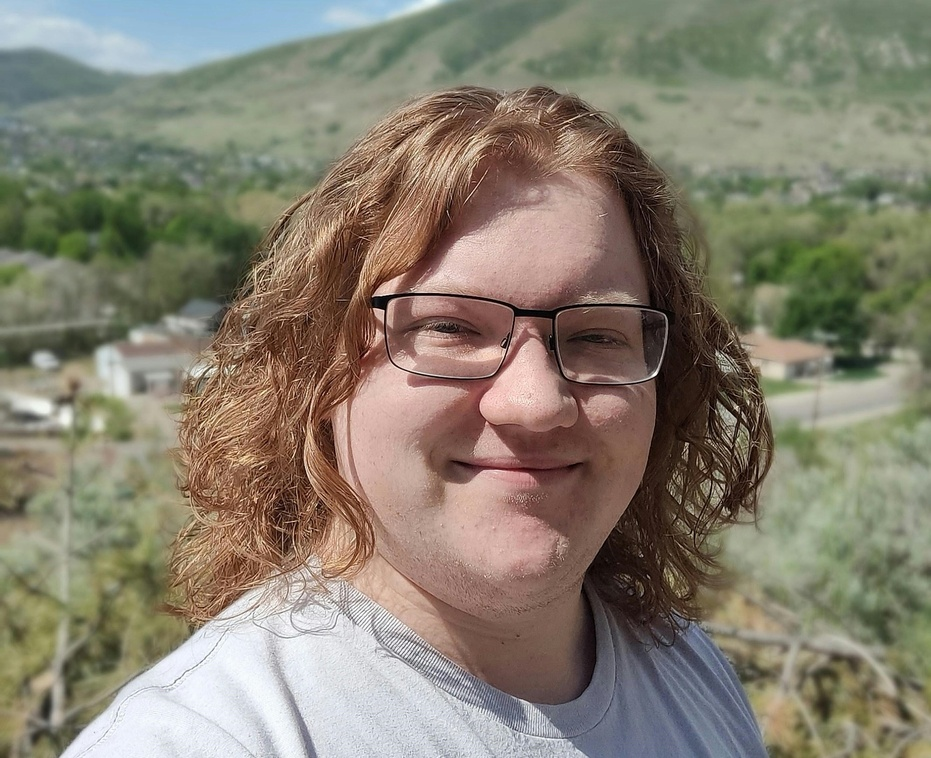
#> input picture compressed_IMG20230518154601.jpg, 931 x 758 px, shrunk from 3454 x 2812 before the run
$ python compressor.py compressed_IMG20230518154601.jpg
#> lines starting #> are read from the running program, lines starting #| are printed output that depends on the picture
import numpy as np
import sys
import math
from PIL import Image
import timeit

start = timeit.default_timer()

pi = math.pi
cos = np.cos
file = sys.argv[-1].strip()
quality = 2

image = Image.open(file).convert('YCbCr')
#> image: PIL image 931x758 YCbCr; mean of channels 0, 1, 2 127.6, 118.6, 132.4
arr = np.array(image)


def compression(arr):
    fourier = np.empty((8, 8))
    for i in range(8):
        for j in range(8):
            fourier[i][j] = (cos(((2*i+1)*j*pi)/16))


    fourierinv = np.linalg.inv(fourier)

    luminance = arr[:-1, :-1, 0]
    Cb = arr[:-1, :-1, 1]
    Cr = arr[:-1, :-1, 2]

    luminance = fourierconversion(fourierinv, clearBadValues(fourierconversion(fourier, luminance), quality))
    Cb = fourierconversion(fourierinv, clearBadValues(fourierconversion(fourier, Cb), quality))
    Cr = fourierconversion(fourierinv, clearBadValues(fourierconversion(fourier, Cr), quality))

    resultArr = np.dstack((luminance, Cb, Cr))

    Image.fromarray(resultArr, "YCbCr").save("compressed_" + file)


def fourierconversion(four, array):
    dim1, dim2 = array.shape
    result = np.zeros_like(array)
    for i in range(int(dim1/8)):
        for j in range(int(dim2/8)):
            result[8*i:8*i+8, 8*j:8*j+8] = np.dot(four, array[8*i:8*i+8, 8*j:8*j+8])
    return array


def clearBadValues(array, quality):
    array[array < quality] = 0
    return array


compression(arr)
#> in compression, `luminance = arr[:-1, :-1, 0]`:
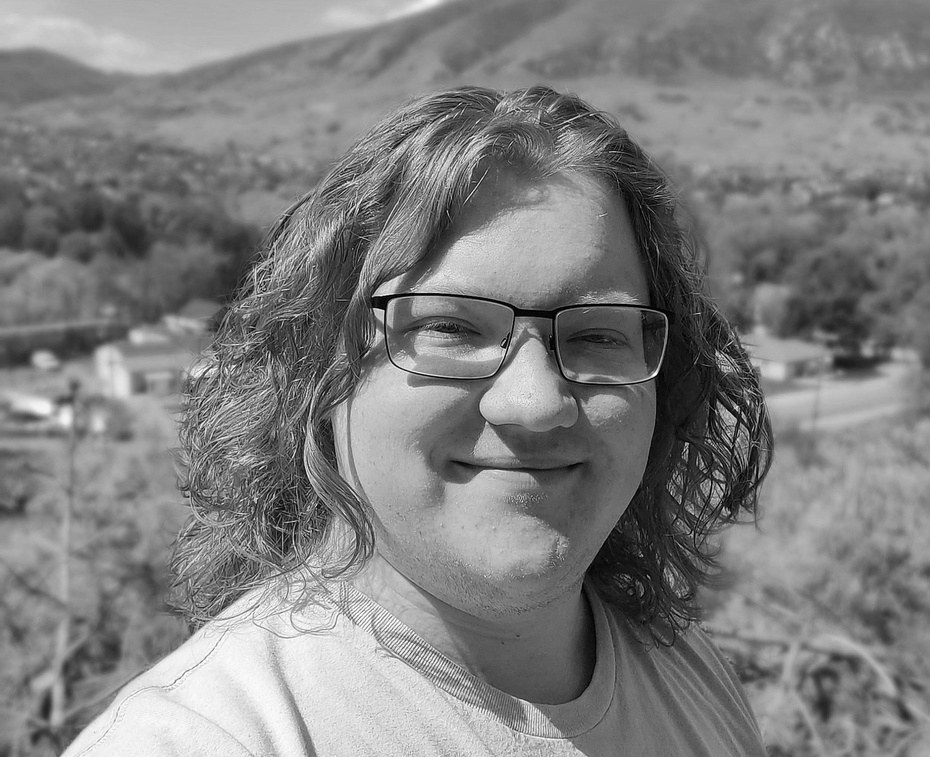
#> luminance: shape (757, 930); min 0, max 255, mean 127.5
#> in compression, `Cr = arr[:-1, :-1, 2]`:
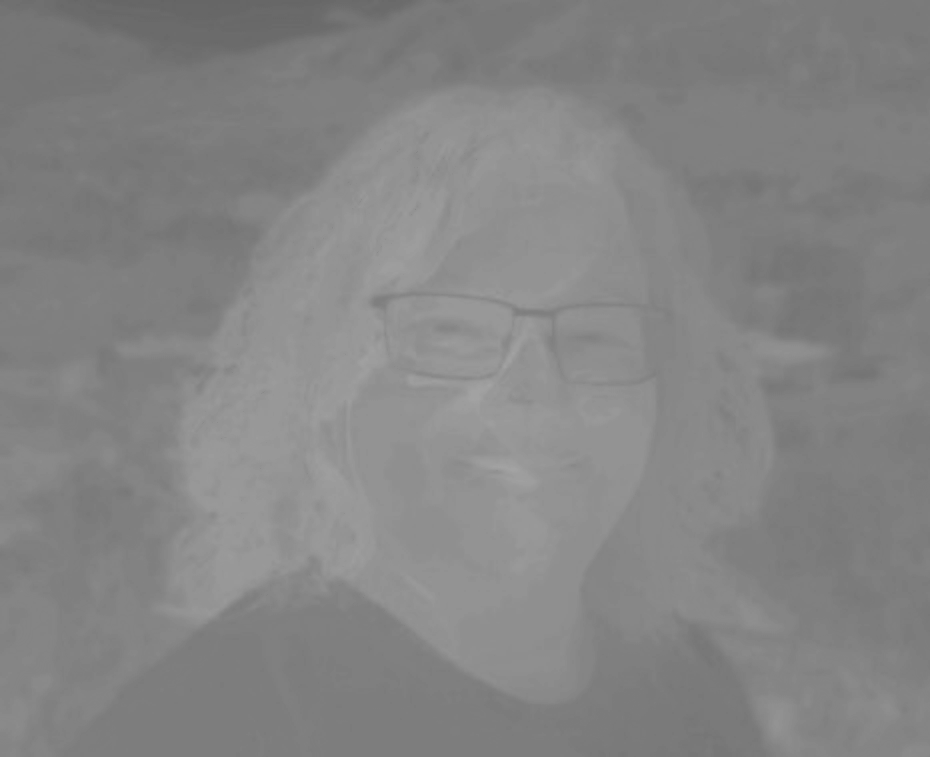
#> Cr: shape (757, 930); min 100, max 163, mean 132.4
#> after the loop in fourierconversion (call 2), `for i in range(int(dim1/8)):`:
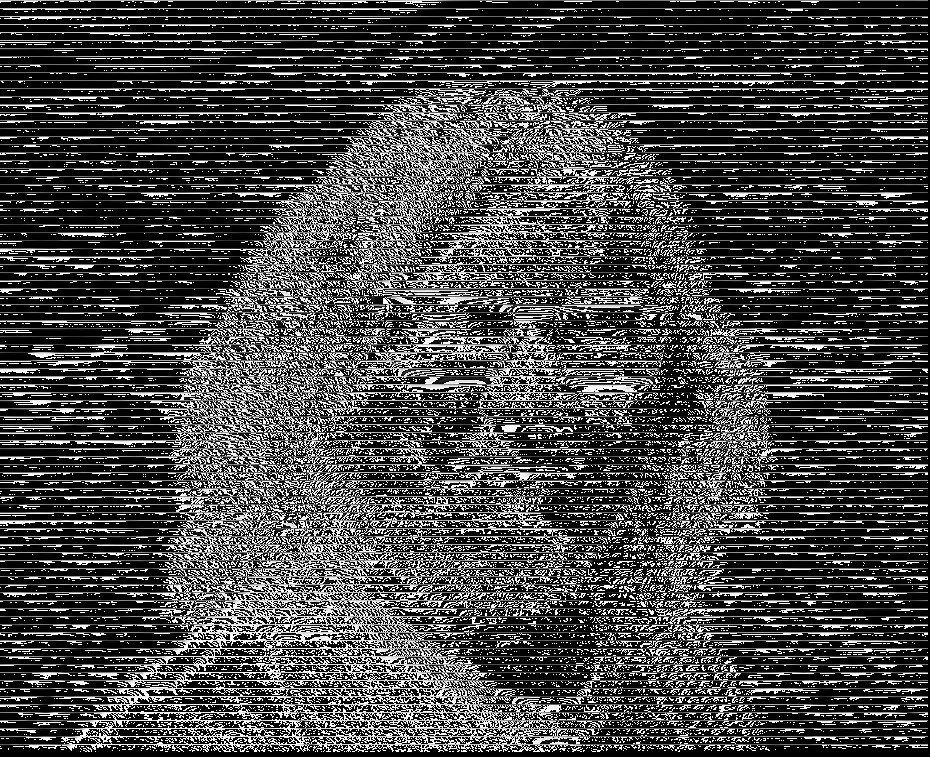
#> result: shape (757, 930); min 0, max 255, mean 70.8
#> after the loop in fourierconversion (call 5), `for i in range(int(dim1/8)):`:
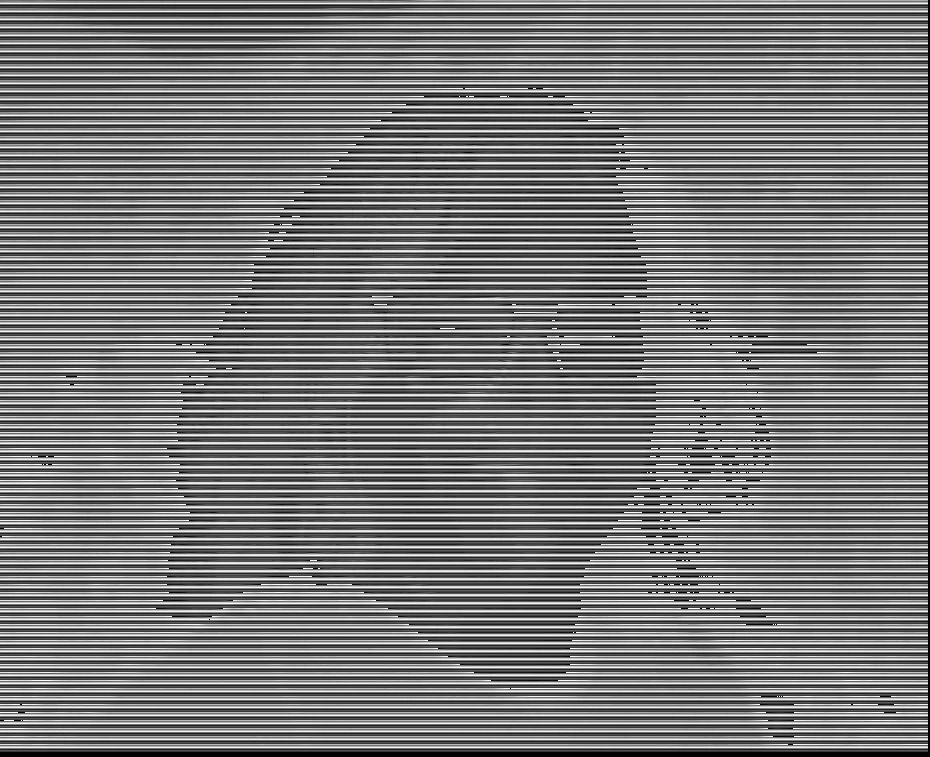
#> result: shape (757, 930); min 0, max 255, mean 121.2
#> after the loop in fourierconversion (call 6), `for i in range(int(dim1/8)):`:
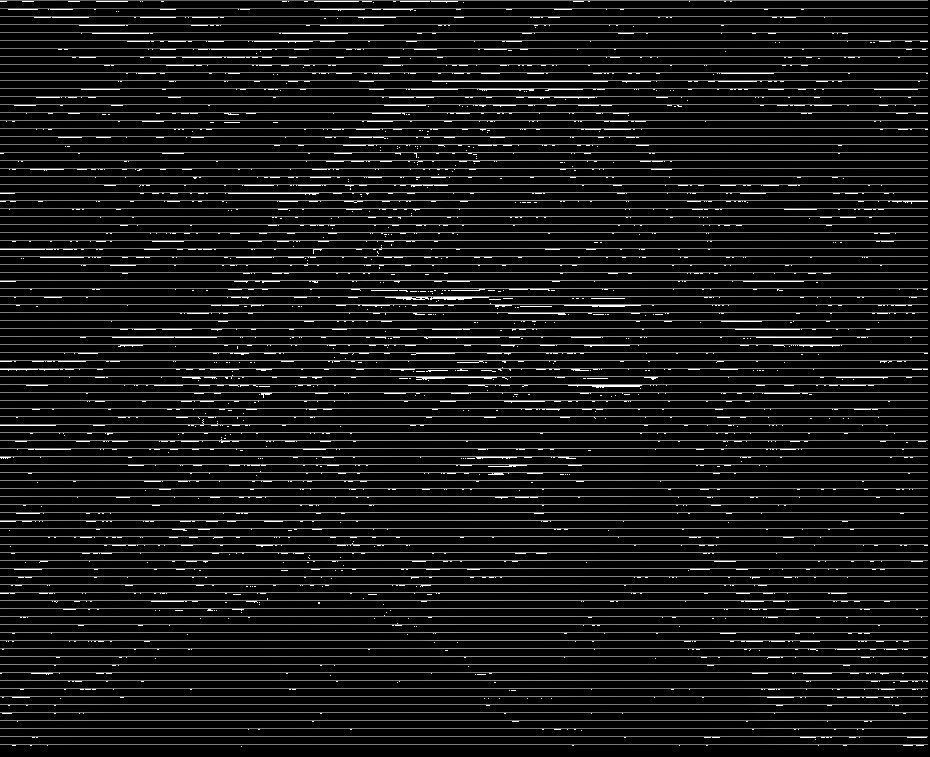
#> result: shape (757, 930); min 0, max 255, mean 21.7
#> in compression, `resultArr = np.dstack((luminance, Cb, Cr))`:
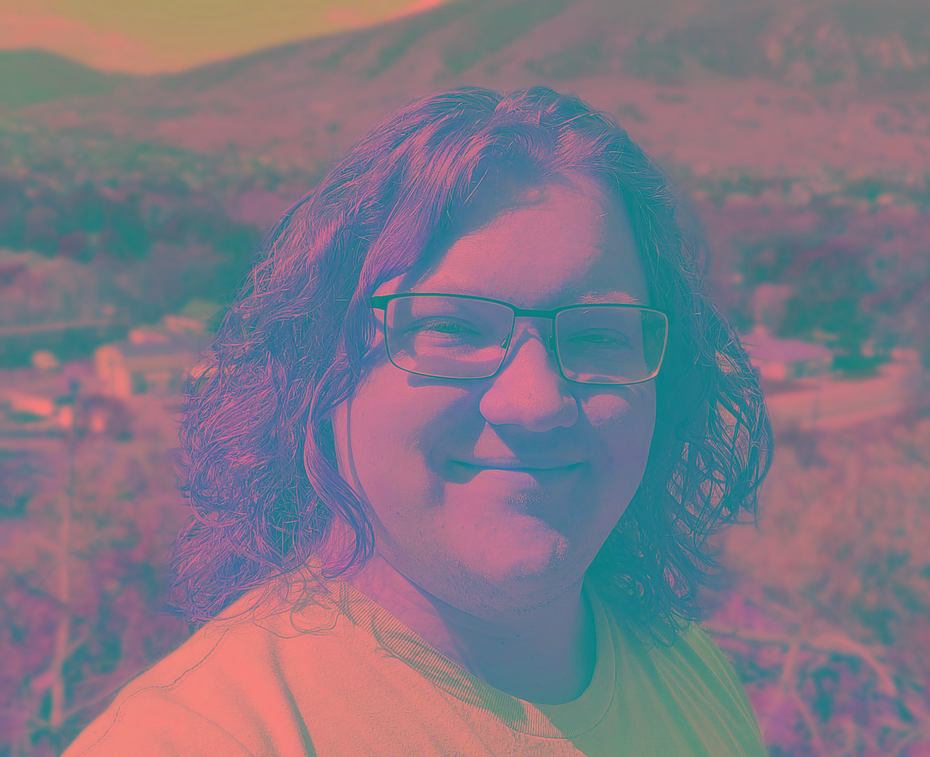
#> resultArr: shape (757, 930, 3); mean of channels 0, 1, 2 127.5, 118.6, 132.4; drawn as R, G, B
#> arr: shape (758, 931, 3); mean of channels 0, 1, 2 127.6, 118.6, 132.4

stop = timeit.default_timer()
print('Time: ', stop-start)

$ run again, on image.jpg
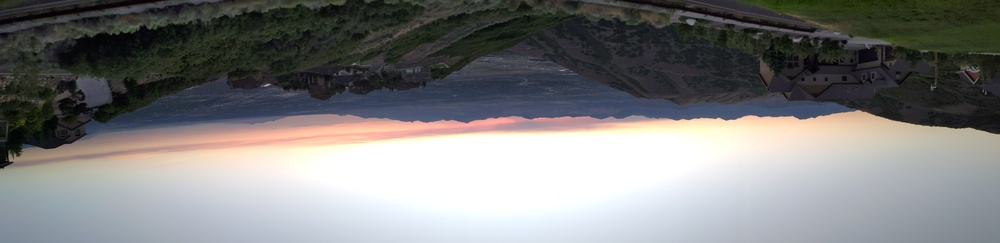
#> input picture image.jpg, 1000 x 243 px, shrunk from 7712 x 1872 before the run
#> image: PIL image 1000x243 YCbCr; mean of channels 0, 1, 2 125, 127.5, 127.5
#> after the loop in fourierconversion (call 6), `for i in range(int(dim1/8)):`:
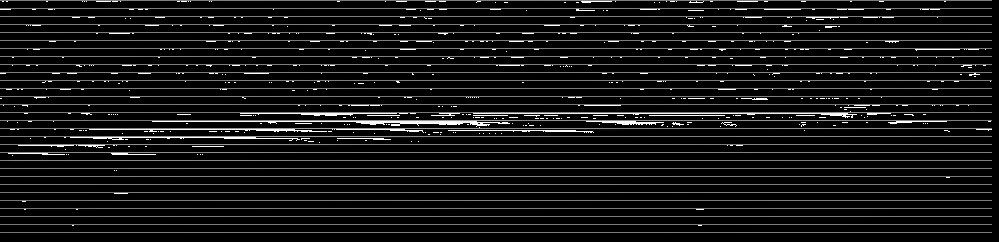
#> result: shape (242, 999); min 0, max 255, mean 22
#> in compression, `resultArr = np.dstack((luminance, Cb, Cr))`:
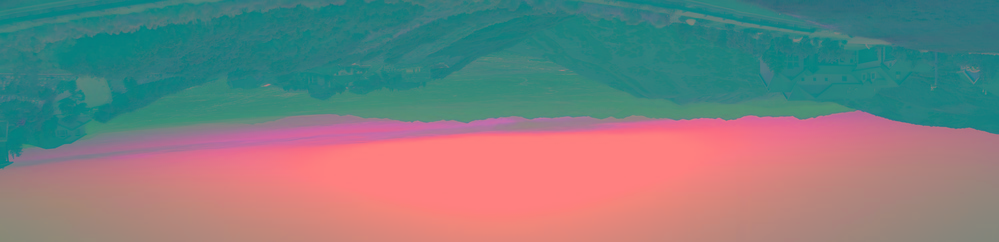
#> resultArr: shape (242, 999, 3); mean of channels 0, 1, 2 124.8, 127.5, 127.5; drawn as R, G, B
#> arr: shape (243, 1000, 3); mean of channels 0, 1, 2 125, 127.5, 127.5
